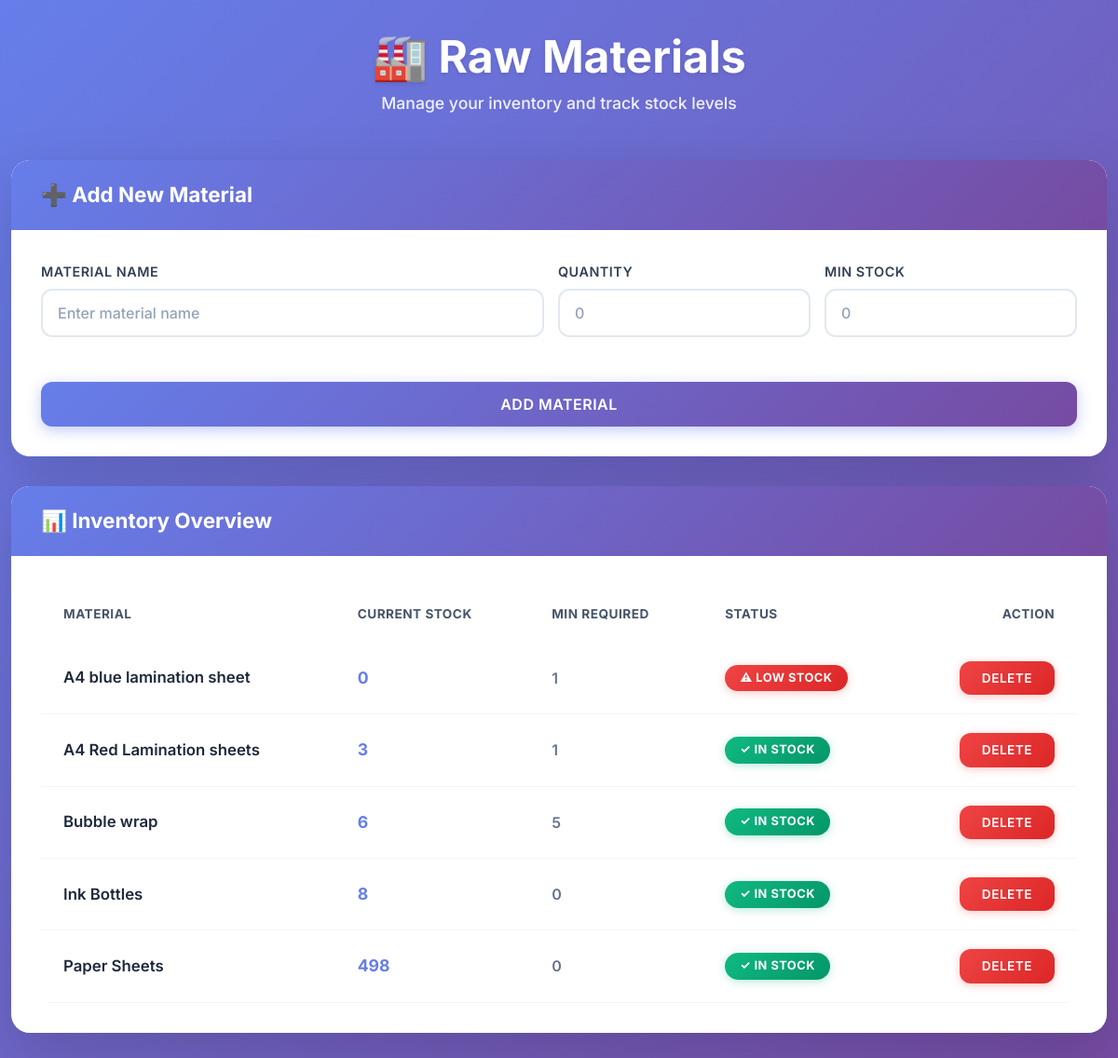
The app's page /raw_materials.php (signed in) with its own data.
### tables this page shows
CREATE TABLE `raw_materials` (
  `Material_ID` int(11) NOT NULL,
  `Material_Name` varchar(100) NOT NULL,
  `Quantity` int(11) NOT NULL DEFAULT 0,
  `Minimum_Required` int(11) NOT NULL DEFAULT 1,
  `Unit` varchar(50) DEFAULT 'units',
  `Min_Required` int(11) NOT NULL DEFAULT 0,
  `Created_At` timestamp NOT NULL DEFAULT current_timestamp(),
  `Min_Level` int(11) NOT NULL DEFAULT 10
);

### raw_materials.php (the view, shortened to what this page needs)
<?php
include 'db_connect.php';
$data=$conn->query("SELECT * FROM RAW_MATERIALS ORDER BY Material_Name");
?>
<!DOCTYPE html>
<html>
<head>
<link href="https://cdn.jsdelivr.net/npm/bootstrap@5.3.3/dist/css/bootstrap.min.css" rel="stylesheet">
</head>
<body>
<div class="container">
<div class="page-header">
    <h1>🏭 Raw Materials</h1>
    <p>Manage your inventory and track stock levels</p>
</div>
<div class="card">
    <div class="card-header">
        <h4>➕ Add New Material</h4>
    </div>
    <div class="card-body">
        <form method="POST">
            <div class="input-group">
                <div class="form-group">
                    <label class="form-label">Material Name</label>
                    <input class="form-control" name="name" placeholder="Enter material name" required>
                </div>
                <div class="form-group">
                    <label class="form-label">Quantity</label>
                    <input type="number" class="form-control" name="quantity" placeholder="0" required>
                </div>
                <div class="form-group">
                    <label class="form-label">Min Stock</label>
                    <input type="number" class="form-control" name="min" placeholder="0" required>
                </div>
            </div>
            <button name="add" class="btn btn-primary w-100">Add Material</button>
        </form>
    </div>
</div>
<div class="card">
    <div class="card-header">
        <h4>📊 Inventory Overview</h4>
    </div>
    <div class="card-body">
        <div class="table-container">
            <table class="table">
                <thead>
                    <tr>
                        <th>Material</th>
                        <th>Current Stock</th>
                        <th>Min Required</th>
                        <th>Status</th>
                        <th class="action-cell">Action</th>
                    </tr>
                </thead>
                <tbody>
                    <?php while($r=$data->fetch_assoc()): ?>
                    <tr>
                        <td><span class="material-name"><?= htmlspecialchars($r['Material_Name']) ?></span></td>
                        <td><span class="quantity-display"><?= $r['Quantity'] ?></span></td>
                        <td><span class="min-display"><?= $r['Min_Required'] ?></span></td>
                        <td>
                            <?php if($r['Quantity'] <= $r['Min_Required']): ?>
                                <span class="badge badge-danger">⚠ Low Stock</span>
                            <?php else: ?>
                                <span class="badge badge-success">✓ In Stock</span>
                            <?php endif; ?>
                        </td>
                        <td class="action-cell">
                            <form method="POST" style="display:inline">
                                <button name="delete" class="btn btn-danger" onclick="return confirm('Delete this material?')">Delete</button>
                            </form>
                        </td>
                    </tr>
                    <?php endwhile; ?>
                </tbody>
            </table>
        </div>
    </div>
</div>
</div>
</body>
</html>

### raw_materials.php (style rules this page uses)
* { margin:0; padding:0; box-sizing:border-box }
body { font-family:'Inter',system-ui,-apple-system,sans-serif; background:linear-gradient(135deg, #667eea 0%, #764ba2 100%); min-height:100vh; padding:2rem 0; }
.container { max-width:1200px }
.page-header { text-align:center; margin-bottom:3rem; animation:fadeInDown 0.6s ease; }
.page-header h1 { font-size:3rem; font-weight:700; color:#fff; margin-bottom:0.5rem; text-shadow:0 2px 4px rgba(0,0,0,0.1); }
.page-header p { font-size:1.1rem; color:rgba(255,255,255,0.9); font-weight:500; }
.card { background:#fff; border:none; border-radius:20px; box-shadow:0 20px 60px rgba(0,0,0,0.15); margin-bottom:2rem; overflow:hidden; animation:fadeInUp 0.6s ease; transition:transform 0.3s ease, box-shadow 0.3s ease; }
.card-header { background:linear-gradient(135deg, #667eea 0%, #764ba2 100%); padding:1.5rem 2rem; border:none; }
.card-header h4 { font-size:1.4rem; font-weight:700; color:#fff; margin:0; display:flex; align-items:center; gap:0.5rem; }
.card-body { padding:2rem; }
.form-group { margin-bottom:1.5rem; }
.form-label { font-weight:600; color:#334155; margin-bottom:0.5rem; font-size:0.9rem; text-transform:uppercase; letter-spacing:0.5px; }
.form-control { border:2px solid #e2e8f0; border-radius:12px; padding:0.75rem 1rem; font-size:1rem; transition:all 0.3s ease; font-weight:500; }
.form-control::placeholder { color:#94a3b8; }
.input-group { display:grid; grid-template-columns:2fr 1fr 1fr; gap:1rem; margin-bottom:1.5rem; }
.btn { border:none; border-radius:12px; padding:0.75rem 2rem; font-weight:600; font-size:1rem; cursor:pointer; transition:all 0.3s ease; text-transform:uppercase; letter-spacing:0.5px; }
.btn-primary { background:linear-gradient(135deg, #667eea 0%, #764ba2 100%); color:#fff; box-shadow:0 4px 15px rgba(102,126,234,0.4); }
.btn-danger { background:linear-gradient(135deg, #ef4444 0%, #dc2626 100%); color:#fff; padding:0.5rem 1.5rem; font-size:0.85rem; box-shadow:0 2px 10px rgba(239,68,68,0.3); }
.table-container { overflow-x:auto; border-radius:12px; }
.table { margin:0; width:100%; }
.table thead { background:linear-gradient(135deg, #f8fafc 0%, #f1f5f9 100%); }
.table thead th { padding:1.25rem 1.5rem; font-weight:700; color:#475569; text-transform:uppercase; font-size:0.85rem; letter-spacing:0.5px; border:none; }
.table tbody tr { border-bottom:1px solid #f1f5f9; transition:all 0.2s ease; }
.table tbody td { padding:1.25rem 1.5rem; vertical-align:middle; color:#334155; font-weight:500; border:none; }
.badge { padding:0.5rem 1rem; border-radius:50px; font-weight:700; font-size:0.8rem; text-transform:uppercase; letter-spacing:0.5px; display:inline-flex; align-items:center; gap:0.4rem; }
.badge-success { background:linear-gradient(135deg, #10b981 0%, #059669 100%); color:#fff; box-shadow:0 2px 10px rgba(16,185,129,0.3); }
.badge-danger { background:linear-gradient(135deg, #ef4444 0%, #dc2626 100%); color:#fff; box-shadow:0 2px 10px rgba(239,68,68,0.3); animation:pulse 2s ease-in-out infinite; }
.material-name { font-weight:600; color:#1e293b; font-size:1.05rem; }
.quantity-display { font-size:1.1rem; font-weight:700; color:#667eea; }
.min-display { font-size:1rem; font-weight:600; color:#64748b; }
.action-cell { text-align:right; }

### records on screen
raw_materials: Material_Name "A4 blue lamination sheet", Quantity "0", Min_Required "1", shows "⚠ LOW STOCK"
raw_materials: Material_Name "A4 Red Lamination sheets", Quantity "3", Min_Required "1", shows "✓ IN STOCK"
raw_materials: Material_Name "Bubble wrap", Quantity "6", Min_Required "5", shows "✓ IN STOCK"
raw_materials: Material_Name "Ink Bottles", Quantity "8", Min_Required "0", shows "✓ IN STOCK"
raw_materials: Material_Name "Paper Sheets", Quantity "498", Min_Required "0", shows "✓ IN STOCK"
